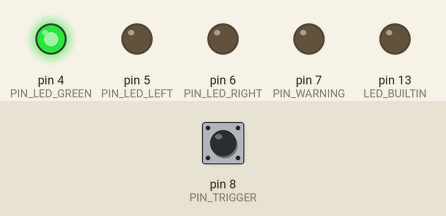
A sketch run on a simulated Arduino Uno, built with avr-gcc and run on an emulated ATmega328P. Parts: output pins drawn as LEDs (lit = HIGH). The inputs (shaded band) are chosen by the test bench; at power-on: pin 8 (PIN_TRIGGER) HIGH.

Above: at 1.2 s.
1.3 s: pin 8 (PIN_TRIGGER) pulled LOW for 0.15 s
At 2.6 s:
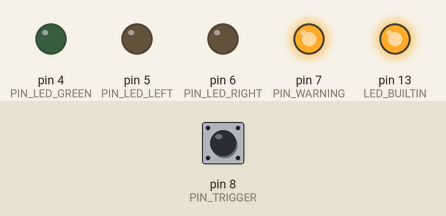
At 4.1 s:
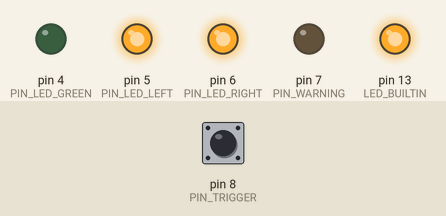
Timing chart, 0 to 15.8 s (numbered marks = the images above; inputs shaded):
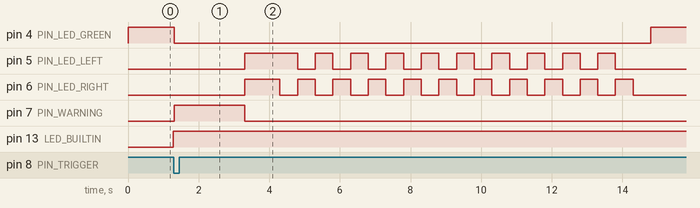

Measured:
- after the input at 1.3 s, pin 4 (PIN_LED_GREEN): HIGH → LOW at once, → HIGH 13.5 s later; pin 5 (PIN_LED_LEFT): LOW → HIGH after 2.0 s, then repeats every 1.0 s: LOW 0.50 s, HIGH 0.50 s, until it stays LOW from 13.8 s

The sketch:

LCLights.ino
```cpp
#define PIN_LED_GREEN 4
#define PIN_LED_LEFT  5
#define PIN_LED_RIGHT 6
#define PIN_WARNING   7

#define PIN_TRIGGER 8
#define PIN_FINISH  9

#define RUN_HEARTBEAT
/* #define DEBUG */

void setup()
{
#ifdef RUN_HEARTBEAT
  pinMode(LED_BUILTIN, OUTPUT);
  digitalWrite(LED_BUILTIN, HIGH);
#endif

#ifdef DEBUG
  Serial.begin(9600);
  Serial.println("\n\n***\nSetting up...");
#endif
  pinMode(PIN_LED_GREEN, OUTPUT);
  pinMode(PIN_LED_LEFT, OUTPUT);
  pinMode(PIN_LED_RIGHT, OUTPUT);
  pinMode(PIN_WARNING, OUTPUT);
  pinMode(PIN_TRIGGER, INPUT_PULLUP);
  pinMode(PIN_FINISH, INPUT_PULLUP);

  digitalWrite(PIN_LED_GREEN, HIGH);
  digitalWrite(PIN_LED_LEFT, LOW);
  digitalWrite(PIN_LED_RIGHT, LOW);
  digitalWrite(PIN_WARNING, LOW);
#ifdef DEBUG
  Serial.println("Setup done");
#endif

#ifdef RUN_HEARTBEAT
  digitalWrite(LED_BUILTIN, HIGH);
#endif
}

#define DELAY 500 /* ms */
#define PIN_OFFSET 5
void runLights(int t, byte finisher) {

#ifdef DEBUG
  Serial.println("Lights starting");
#endif

  digitalWrite(PIN_WARNING, HIGH);
  delay(2000);
  digitalWrite(PIN_WARNING, LOW);

  digitalWrite(PIN_LED_LEFT, HIGH);
  digitalWrite(PIN_LED_RIGHT, HIGH);
  delay(1000);
  digitalWrite(PIN_LED_LEFT, LOW);
  digitalWrite(PIN_LED_RIGHT, LOW);

  bool cur = 0;
  do {
    digitalWrite(PIN_OFFSET + cur, HIGH);
    delay(DELAY);
    digitalWrite(PIN_OFFSET + cur, LOW);
    t -= DELAY;
    cur = !cur;
  } while(t > 0);

#ifdef DEBUG
  Serial.println("Lights done");
#endif
}

#ifdef DEBUG
int n = 0;
#endif

#ifdef RUN_HEARTBEAT
byte looper = 0;
bool heartbeat_state = HIGH;
#endif

void loop()
{
#ifdef RUN_HEARTBEAT
  if(looper++ == 0) {
    heartbeat_state = ! heartbeat_state;
    digitalWrite(LED_BUILTIN, heartbeat_state);
  }
#endif

#ifdef DEBUG
  Serial.print("Polling trigger n=");
  Serial.println(n++);
#endif

  if (digitalRead(PIN_TRIGGER) == LOW)
  {
#ifdef DEBUG
    Serial.println("Running lights...");
#endif
    digitalWrite(PIN_LED_GREEN, LOW);
    runLights(10 * 1000, PIN_FINISH);
    delay(DELAY);
    digitalWrite(PIN_LED_GREEN, HIGH);
  }
  delay(5);

}
```
